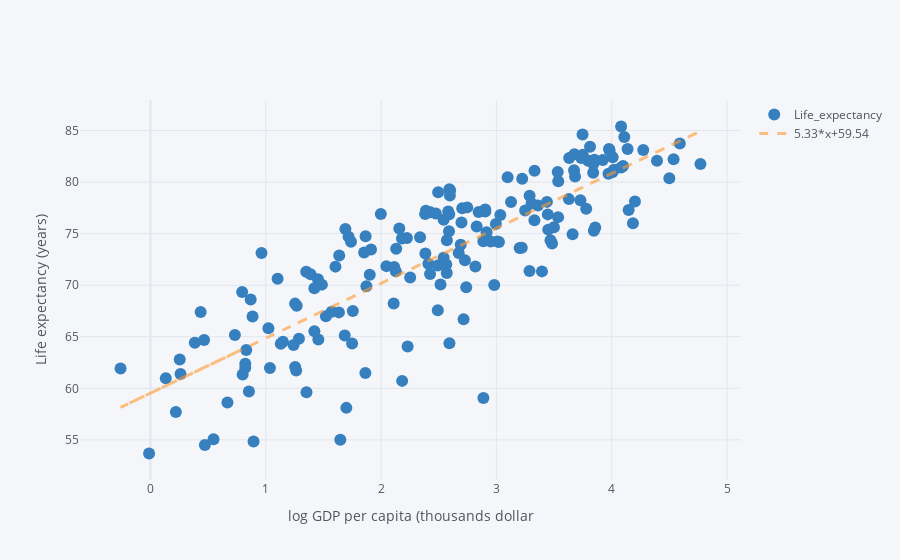

Here is the notebook cell this chart was saved with:
### Code cell
'''
plt.figure(figsize=(8, 5))
plt.axis([-0.5, 5, 50, 85])
'''
df.iplot(x='log_gdp',
                                       y='Life_expectancy',
                                       text='Country Name',
                                       bestfit=True,
                                       mode='markers',
                                       xTitle='log GDP per capita (thousands dollar',
                                       yTitle='Life expectancy (years)',
        colors = 'blue')

### Figure 1 — Plotly figure (JSON) as saved in the notebook; plotly's stock layout.template omitted (floating-point values rounded to 4 significant figures; data arrays with more than 128 entries replaced by an {"elided": "..."} marker saying what was removed)
{"data": [{"line": {"color": "rgba(55, 128, 191, 1.0)", "dash": "solid", "shape": "linear", "width": 1.3}, "marker": {"size": 12, "symbol": "circle"}, "mode": "markers", "name": "Life_expectancy", "text": {"elided": "181 str values"}, "type": "scatter", "x": {"elided": "181 float values"}, "y": {"elided": "181 float values"}}, {"line": {"color": "rgba(255, 153, 51, 0.6)", "dash": "dash", "shape": "linear", "width": 3}, "mode": "lines", "name": "5.33*x+59.54", "type": "scatter", "x": {"elided": "181 float values"}, "y": {"elided": "181 float values"}}], "layout": {"legend": {"bgcolor": "#F5F6F9", "font": {"color": "#4D5663"}}, "paper_bgcolor": "#F5F6F9", "plot_bgcolor": "#F5F6F9", "title": {"font": {"color": "#4D5663"}}, "xaxis": {"gridcolor": "#E1E5ED", "showgrid": true, "tickfont": {"color": "#4D5663"}, "title": {"font": {"color": "#4D5663"}, "text": "log GDP per capita (thousands dollar"}, "zerolinecolor": "#E1E5ED"}, "yaxis": {"gridcolor": "#E1E5ED", "showgrid": true, "tickfont": {"color": "#4D5663"}, "title": {"font": {"color": "#4D5663"}, "text": "Life expectancy (years)"}, "zerolinecolor": "#E1E5ED"}}}
